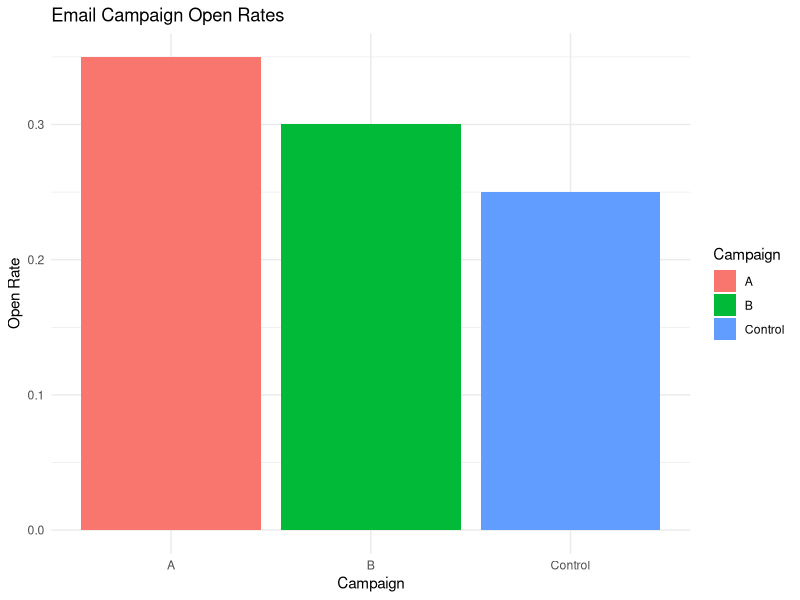

This chart was generated by the following R code:
## ---- chunk 1
# Sample R code for visualization
library(ggplot2)
data <- data.frame(
  Campaign = c("A", "B", "Control"),
  OpenRate = c(0.35, 0.30, 0.25),
  ClickRate = c(0.20, 0.18, 0.15)
)
ggplot(data, aes(x = Campaign, y = OpenRate, fill = Campaign)) +
  geom_bar(stat = "identity") +
  theme_minimal() +
  labs(title = "Email Campaign Open Rates", y = "Open Rate")
